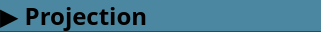
    <widget class="QGroupBox" name="groupBox_project">
     <property name="geometry">
      <rect>
       <x>0</x>
       <y>261</y>
       <width>321</width>
       <height>32</height>
      </rect>
     </property>
     <property name="styleSheet">
      <string notr="true">background: qlineargradient(x1:0, y1:0, x2:0, y2:1, stop:0 #2a4b59, stop:0.1 #2a4b59, stop:1 #2a4b59);
border-radius: 0px;</string>
     </property>
     <property name="title">
      <string/>
     </property>
     <widget class="QPushButton" name="pushButton_project">
      <property name="geometry">
       <rect>
        <x>0</x>
        <y>0</y>
        <width>321</width>
        <height>31</height>
       </rect>
      </property>
      <property name="font">
       <font>
        <family>AppleGothic</family>
        <pointsize>18</pointsize>
        <bold>true</bold>
       </font>
      </property>
      <property name="layoutDirection">
       <enum>Qt::LeftToRight</enum>
      </property>
      <property name="styleSheet">
       <string notr="true">QPushButton {
background-color: #4c87a1;
text-align: left;
}
QPushButton::hover {
background-color:  #2a4b59;
}</string>
      </property>
      <property name="text">
       <string>▶ Projection</string>
      </property>
      <property name="default">
       <bool>false</bool>
      </property>
     </widget>
     <widget class="QRadioButton" name="radioButton_central">
      <property name="geometry">
       <rect>
        <x>20</x>
        <y>40</y>
        <width>111</width>
        <height>31</height>
       </rect>
      </property>
      <property name="font">
       <font>
        <pointsize>16</pointsize>
       </font>
      </property>
      <property name="styleSheet">
       <string notr="true">border:0px;</string>
      </property>
      <property name="text">
       <string>Perspective</string>
      </property>
     </widget>
     <widget class="QRadioButton" name="radioButton_ortho">
      <property name="geometry">
       <rect>
        <x>180</x>
        <y>40</y>
        <width>131</width>
        <height>31</height>
       </rect>
      </property>
      <property name="font">
       <font>
        <pointsize>16</pointsize>
       </font>
      </property>
      <property name="styleSheet">
       <string notr="true">border:0px;</string>
      </property>
      <property name="text">
       <string>Orthographic</string>
      </property>
      <property name="checked">
       <bool>true</bool>
      </property>
     </widget>
    </widget>
